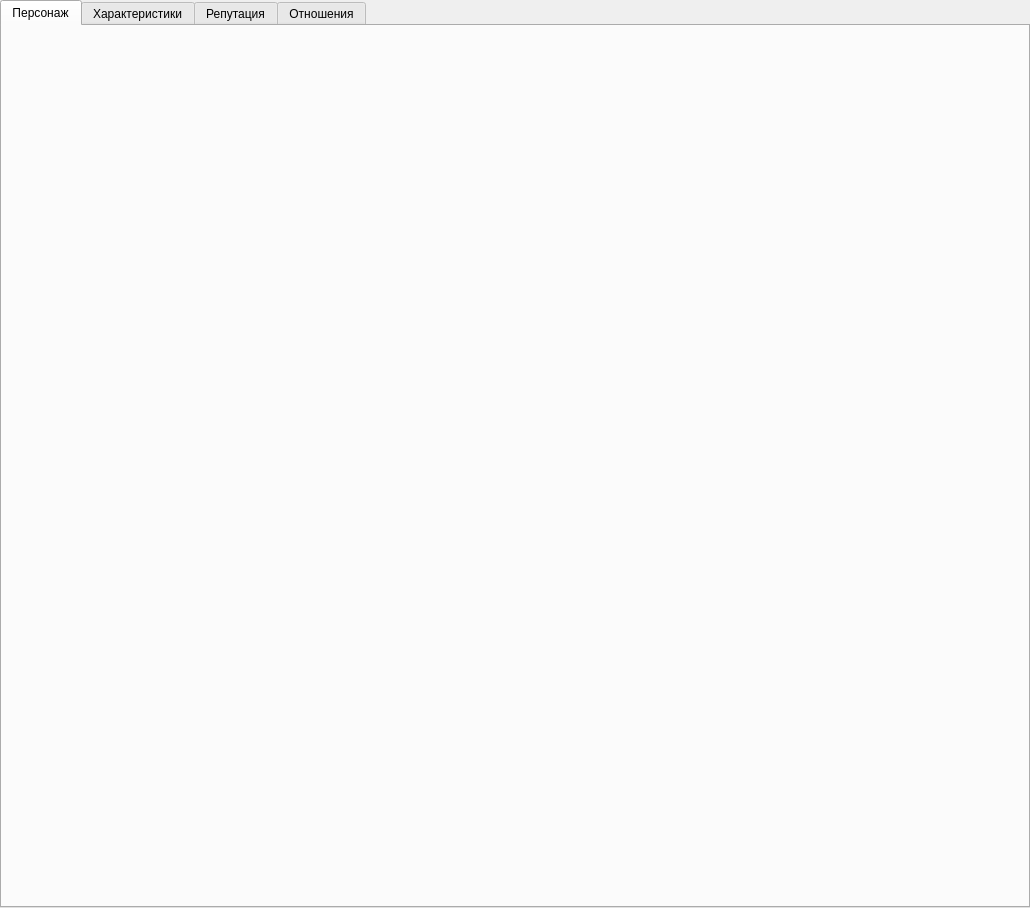
<?xml version="1.0" encoding="UTF-8"?>
<ui version="4.0">
 <class>TabWidgetPlayer</class>
 <widget class="QTabWidget" name="TabWidgetPlayer">
  <property name="geometry">
   <rect>
    <x>0</x>
    <y>0</y>
    <width>1030</width>
    <height>908</height>
   </rect>
  </property>
  <property name="windowTitle">
   <string>TabWidget</string>
  </property>
  <property name="currentIndex">
   <number>0</number>
  </property>
  <widget class="QWidget" name="tabPers">
   <attribute name="title">
    <string>Персонаж</string>
   </attribute>
   <layout class="QHBoxLayout" name="horizontalLayout_8" stretch="0,0,0">
    <item>
     <spacer name="horizontalSpacer_2">
      <property name="orientation">
       <enum>Qt::Orientation::Horizontal</enum>
      </property>
      <property name="sizeHint" stdset="0">
       <size>
        <width>40</width>
        <height>20</height>
       </size>
      </property>
     </spacer>
    </item>
    <item>
     <widget class="QLabel" name="label_pers_desc">
      <property name="minimumSize">
       <size>
        <width>1000</width>
        <height>0</height>
       </size>
      </property>
      <property name="maximumSize">
       <size>
        <width>16777215</width>
        <height>16777215</height>
       </size>
      </property>
      <property name="font">
       <font>
        <family>Noto Serif</family>
        <pointsize>12</pointsize>
        <underline>false</underline>
        <strikeout>false</strikeout>
       </font>
      </property>
      <property name="styleSheet">
       <string notr="true">  body {
    font-family: system-ui, -apple-system, &quot;Segoe UI&quot;, Roboto, &quot;Helvetica Neue&quot;, &quot;Noto Sans&quot;, &quot;Liberation Sans&quot;, Arial, sans-serif, &quot;Apple Color Emoji&quot;, &quot;Segoe UI Emoji&quot;, &quot;Segoe UI Symbol&quot;, &quot;Noto Color Emoji&quot;;
    font-size: 1rem;
    font-weight: 400;
    line-height: 1.5;
    margin: 0;
    color: #212529;
    background-color: #fff;
    -webkit-text-size-adjust: 100%;
    -webkit-tap-highlight-color: transparent;
  }

  .container {
    margin: 1rem;
    padding: 1.5rem;
    border: 1px solid #dee2e6;
    border-radius: 0.375rem;
  }

  .tab {
    display: flex;
    flex-direction: column;
  }

  .tab-nav &gt; input[type=&quot;radio&quot;] {
    display: none;
  }

  .tab-content {
    display: none;
  }

  #content-1:has(~ .tab-nav &gt; #tab-btn-1:checked),
  #content-2:has(~ .tab-nav &gt; #tab-btn-2:checked),
  #content-3:has(~ .tab-nav &gt; #tab-btn-3:checked) {
    display: block;
  }

  .tab-nav {
    display: flex;
    flex-wrap: wrap;
    border-bottom: 1px solid #dee2e6;
    margin-bottom: 1rem;
    order: -1;
  }

  .tab-nav &gt; label {
    display: block;
    padding: 0.5rem 1rem;
    color: #0d6efd;
    text-decoration: none;
    background: 0 0;
    border: 1px solid transparent;
    margin-bottom: -1px;
    border-top-left-radius: 0.375rem;
    border-top-right-radius: 0.375rem;
    -webkit-appearance: button;
    transition: color .15s ease-in-out,background-color .15s ease-in-out,border-color .15s ease-in-out;
  }

  .tab-nav &gt; input[type=&quot;radio&quot;]:checked + label {
    color: #000;
    background-color: #fff;
    border-color: #dee2e6 #dee2e6 #fff;
    cursor: default;
  }</string>
      </property>
      <property name="text">
       <string/>
      </property>
      <property name="alignment">
       <set>Qt::AlignmentFlag::AlignHCenter|Qt::AlignmentFlag::AlignTop</set>
      </property>
     </widget>
    </item>
    <item>
     <spacer name="horizontalSpacer_3">
      <property name="orientation">
       <enum>Qt::Orientation::Horizontal</enum>
      </property>
      <property name="sizeHint" stdset="0">
       <size>
        <width>40</width>
        <height>20</height>
       </size>
      </property>
     </spacer>
    </item>
   </layout>
  </widget>
  <widget class="QWidget" name="tabCharacteristics">
   <attribute name="title">
    <string>Характеристики</string>
   </attribute>
   <layout class="QHBoxLayout" name="horizontalLayout_2">
    <item>
     <layout class="QVBoxLayout" name="verticalLayoutBar">
      <item>
       <widget class="QProgressBar" name="progressBarStrength">
        <property name="font">
         <font>
          <family>Noto Serif</family>
          <pointsize>12</pointsize>
         </font>
        </property>
        <property name="value">
         <number>24</number>
        </property>
        <property name="textDirection">
         <enum>QProgressBar::Direction::TopToBottom</enum>
        </property>
        <property name="format">
         <string>%p</string>
        </property>
       </widget>
      </item>
      <item>
       <widget class="QProgressBar" name="progressBarSpeed">
        <property name="font">
         <font>
          <family>Noto Serif</family>
          <pointsize>12</pointsize>
         </font>
        </property>
        <property name="value">
         <number>24</number>
        </property>
        <property name="format">
         <string>%p</string>
        </property>
       </widget>
      </item>
      <item>
       <widget class="QProgressBar" name="progressBarAgility">
        <property name="font">
         <font>
          <family>Noto Serif</family>
          <pointsize>12</pointsize>
         </font>
        </property>
        <property name="value">
         <number>24</number>
        </property>
        <property name="format">
         <string>%p</string>
        </property>
       </widget>
      </item>
      <item>
       <widget class="QProgressBar" name="progressBarEndurance">
        <property name="font">
         <font>
          <family>Noto Serif</family>
          <pointsize>12</pointsize>
         </font>
        </property>
        <property name="value">
         <number>24</number>
        </property>
        <property name="format">
         <string>%p</string>
        </property>
       </widget>
      </item>
      <item>
       <widget class="QProgressBar" name="progressBarIntellect">
        <property name="font">
         <font>
          <family>Noto Serif</family>
          <pointsize>12</pointsize>
         </font>
        </property>
        <property name="value">
         <number>24</number>
        </property>
        <property name="format">
         <string>%p</string>
        </property>
       </widget>
      </item>
      <item>
       <widget class="QProgressBar" name="progressBarReact">
        <property name="font">
         <font>
          <family>Noto Serif</family>
          <pointsize>12</pointsize>
         </font>
        </property>
        <property name="value">
         <number>24</number>
        </property>
        <property name="format">
         <string>%p</string>
        </property>
       </widget>
      </item>
      <item>
       <widget class="QProgressBar" name="progressBarDomination">
        <property name="font">
         <font>
          <family>Noto Serif</family>
          <pointsize>12</pointsize>
         </font>
        </property>
        <property name="minimum">
         <number>0</number>
        </property>
        <property name="value">
         <number>24</number>
        </property>
        <property name="format">
         <string>%p</string>
        </property>
       </widget>
      </item>
      <item>
       <widget class="QProgressBar" name="progressBarJab">
        <property name="font">
         <font>
          <family>Noto Serif</family>
          <pointsize>12</pointsize>
         </font>
        </property>
        <property name="maximum">
         <number>120</number>
        </property>
        <property name="value">
         <number>24</number>
        </property>
        <property name="format">
         <string>%p</string>
        </property>
       </widget>
      </item>
      <item>
       <widget class="QProgressBar" name="progressBarPunch">
        <property name="font">
         <font>
          <family>Noto Serif</family>
          <pointsize>12</pointsize>
         </font>
        </property>
        <property name="maximum">
         <number>120</number>
        </property>
        <property name="value">
         <number>24</number>
        </property>
        <property name="format">
         <string>%p</string>
        </property>
       </widget>
      </item>
      <item>
       <widget class="QProgressBar" name="progressBarKik">
        <property name="font">
         <font>
          <family>Noto Serif</family>
          <pointsize>12</pointsize>
         </font>
        </property>
        <property name="maximum">
         <number>120</number>
        </property>
        <property name="value">
         <number>24</number>
        </property>
        <property name="format">
         <string>%p</string>
        </property>
       </widget>
      </item>
      <item>
       <widget class="QProgressBar" name="progressBarKikDef">
        <property name="font">
         <font>
          <family>Noto Serif</family>
          <pointsize>12</pointsize>
         </font>
        </property>
        <property name="maximum">
         <number>120</number>
        </property>
        <property name="value">
         <number>24</number>
        </property>
        <property name="format">
         <string>%p</string>
        </property>
       </widget>
      </item>
      <item>
       <widget class="QProgressBar" name="progressBarBoxing">
        <property name="font">
         <font>
          <family>Noto Serif</family>
          <pointsize>12</pointsize>
         </font>
        </property>
        <property name="maximum">
         <number>120</number>
        </property>
        <property name="value">
         <number>24</number>
        </property>
        <property name="format">
         <string>%p</string>
        </property>
       </widget>
      </item>
      <item>
       <widget class="QProgressBar" name="progressBarRunner">
        <property name="font">
         <font>
          <family>Noto Serif</family>
          <pointsize>12</pointsize>
         </font>
        </property>
        <property name="maximum">
         <number>2000</number>
        </property>
        <property name="value">
         <number>1000</number>
        </property>
        <property name="format">
         <string>%p</string>
        </property>
       </widget>
      </item>
      <item>
       <widget class="QProgressBar" name="progressBarVolleyball">
        <property name="font">
         <font>
          <family>Noto Serif</family>
          <pointsize>12</pointsize>
         </font>
        </property>
        <property name="value">
         <number>24</number>
        </property>
        <property name="format">
         <string>%p</string>
        </property>
       </widget>
      </item>
      <item>
       <widget class="QProgressBar" name="progressBarOfficiant">
        <property name="font">
         <font>
          <family>Noto Serif</family>
          <pointsize>12</pointsize>
         </font>
        </property>
        <property name="value">
         <number>24</number>
        </property>
        <property name="format">
         <string>%p</string>
        </property>
       </widget>
      </item>
      <item>
       <widget class="QProgressBar" name="progressBarMaid">
        <property name="font">
         <font>
          <family>Noto Serif</family>
          <pointsize>12</pointsize>
         </font>
        </property>
        <property name="value">
         <number>24</number>
        </property>
        <property name="format">
         <string>%p</string>
        </property>
       </widget>
      </item>
      <item>
       <widget class="QProgressBar" name="progressBarVokal">
        <property name="font">
         <font>
          <family>Noto Serif</family>
          <pointsize>12</pointsize>
         </font>
        </property>
        <property name="value">
         <number>24</number>
        </property>
        <property name="format">
         <string>%p</string>
        </property>
       </widget>
      </item>
      <item>
       <widget class="QProgressBar" name="progressBarDance">
        <property name="font">
         <font>
          <family>Noto Serif</family>
          <pointsize>12</pointsize>
         </font>
        </property>
        <property name="value">
         <number>24</number>
        </property>
        <property name="format">
         <string>%p</string>
        </property>
       </widget>
      </item>
      <item>
       <widget class="QProgressBar" name="progressBarDancePro">
        <property name="font">
         <font>
          <family>Noto Serif</family>
          <pointsize>12</pointsize>
         </font>
        </property>
        <property name="value">
         <number>24</number>
        </property>
        <property name="format">
         <string>%p</string>
        </property>
       </widget>
      </item>
      <item>
       <widget class="QProgressBar" name="progressBarDanceStrip">
        <property name="font">
         <font>
          <family>Noto Serif</family>
          <pointsize>12</pointsize>
         </font>
        </property>
        <property name="value">
         <number>24</number>
        </property>
        <property name="format">
         <string>%p</string>
        </property>
       </widget>
      </item>
      <item>
       <widget class="QProgressBar" name="progressBarDancePole">
        <property name="font">
         <font>
          <family>Noto Serif</family>
          <pointsize>12</pointsize>
         </font>
        </property>
        <property name="value">
         <number>24</number>
        </property>
        <property name="format">
         <string>%p</string>
        </property>
       </widget>
      </item>
      <item>
       <widget class="QProgressBar" name="progressBarPosSkill">
        <property name="font">
         <font>
          <family>Noto Serif</family>
          <pointsize>12</pointsize>
         </font>
        </property>
        <property name="maximum">
         <number>1000</number>
        </property>
        <property name="value">
         <number>-1</number>
        </property>
        <property name="format">
         <string>%p</string>
        </property>
       </widget>
      </item>
      <item>
       <widget class="QProgressBar" name="progressBarSchoolProgress">
        <property name="font">
         <font>
          <family>Noto Serif</family>
          <pointsize>12</pointsize>
         </font>
        </property>
        <property name="value">
         <number>24</number>
        </property>
        <property name="format">
         <string>%p</string>
        </property>
       </widget>
      </item>
      <item>
       <widget class="QProgressBar" name="progressBarTruancy">
        <property name="font">
         <font>
          <family>Noto Serif</family>
          <pointsize>12</pointsize>
         </font>
        </property>
        <property name="maximum">
         <number>30</number>
        </property>
        <property name="value">
         <number>24</number>
        </property>
        <property name="format">
         <string>%p</string>
        </property>
       </widget>
      </item>
     </layout>
    </item>
    <item>
     <layout class="QVBoxLayout" name="verticalLayoutDesc">
      <item>
       <widget class="QLabel" name="labelSkills">
        <property name="font">
         <font>
          <family>Noto Serif</family>
          <pointsize>12</pointsize>
         </font>
        </property>
        <property name="text">
         <string>TextLabel</string>
        </property>
       </widget>
      </item>
     </layout>
    </item>
    <item>
     <spacer name="horizontalSpacer">
      <property name="orientation">
       <enum>Qt::Orientation::Horizontal</enum>
      </property>
      <property name="sizeHint" stdset="0">
       <size>
        <width>40</width>
        <height>20</height>
       </size>
      </property>
     </spacer>
    </item>
   </layout>
  </widget>
  <widget class="QWidget" name="tabReputation">
   <attribute name="title">
    <string>Репутация</string>
   </attribute>
  </widget>
  <widget class="QWidget" name="tabRelations">
   <attribute name="title">
    <string>Отношения</string>
   </attribute>
  </widget>
 </widget>
 <resources/>
 <connections/>
</ui>
